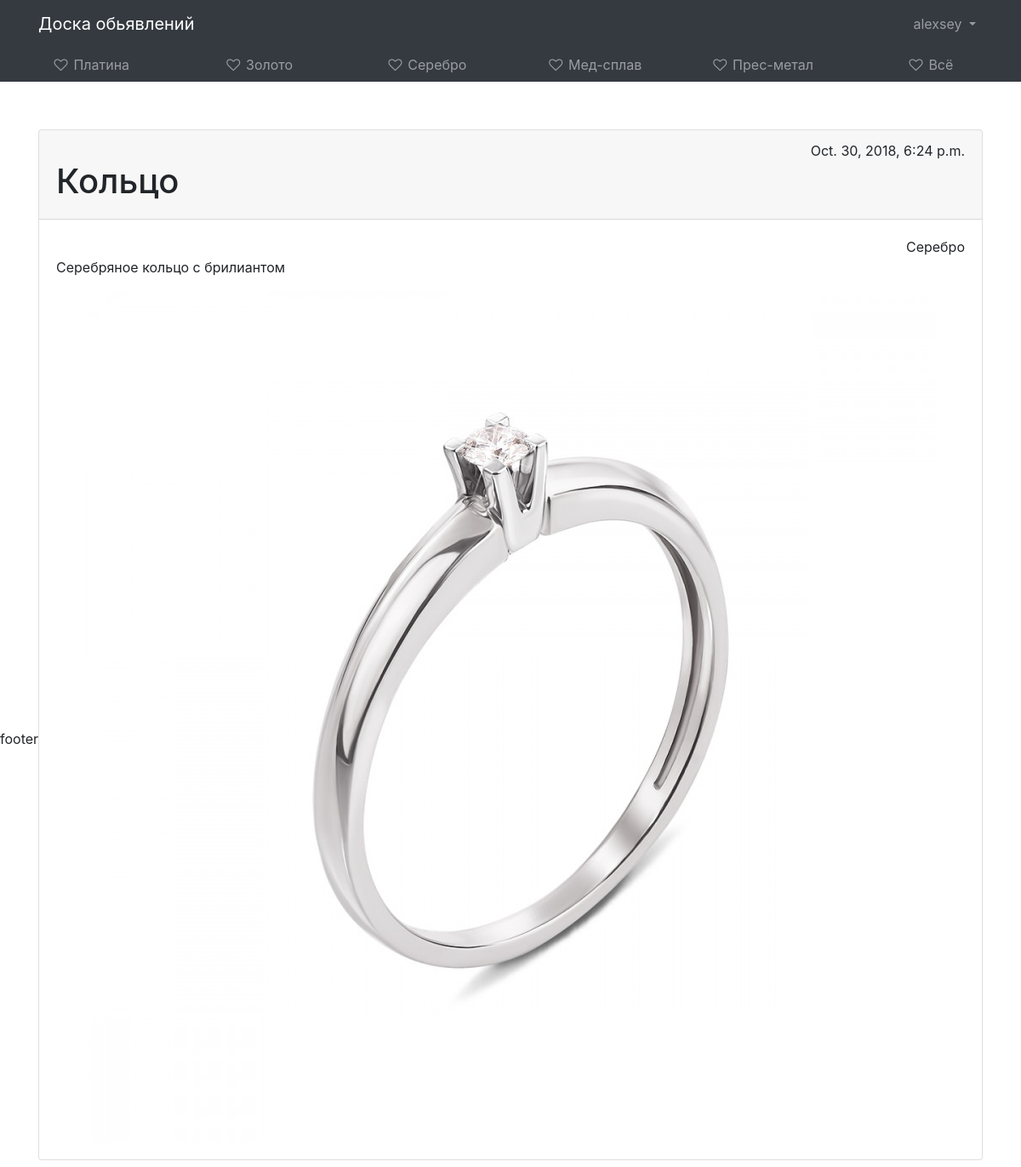
The page /detail/3 (signed in) on the database its author committed.
### core/models.py (models this page shows, shortened)
class Category(models.Model):
    category_name = models.CharField(max_length = 20, blank=False, verbose_name=u'category name')

class Product(models.Model):
    DELETED = 0
    TO_MODERETION = 1
    ACTIVE = 2
    MODERATING = (
        (DELETED, 'Deleted'),
        (TO_MODERETION, 'To moderation'),
        (ACTIVE, 'Active')
    )
    STANDART = 0
    VIP = 1
    TO_VIP = (
        (STANDART, 'Standart'),
        (VIP, 'VIP')
    )
    VIP_MODER = (
        (STANDART, 'No VIP'),
        (VIP, 'Want VIP')
    )
    product_user = models.ForeignKey(User, on_delete=models.CASCADE, verbose_name=u'user', default='')
    product_category = models.ForeignKey('Category', on_delete=models.DO_NOTHING, verbose_name=u'category', related_name='product')
    product_name = models.CharField(max_length=20, blank=False, verbose_name=u'name')
    product_image = models.ImageField(verbose_name=u'foto', default='images/No-image.jpg')
    product_info = models.TextField(verbose_name=u'info')
    product_price = models.PositiveIntegerField(verbose_name=u'price')
    product_status = models.IntegerField(choices=MODERATING, default=TO_MODERETION, verbose_name=u'status')
    product_vip = models.IntegerField(choices=TO_VIP, default=STANDART, verbose_name=u'VIP status')
    product_vip_moderation = models.IntegerField(choices=VIP_MODER, default=STANDART, verbose_name=u'VIP moderation')
    product_datatime_creation = models.DateTimeField(verbose_name=u'Created', auto_now_add=True)

### core/views.py (the view)
# urls.py: path('detail/<int:pid>', views.MyDetailView.as_view(), name='detail'),
class MyDetailView(View):
    def get(self, request, pid):
        context = {}
        context['category'] = Category.objects.all()
        context['product'] = get_object_or_404(Product, id=pid)
        return render(request, template_name='core/detail.html', context=context)

### templates/core/detail.html (shortened to what this page needs)
{% extends 'base.html' %}
{% load staticfiles %}
{% block content %}
<div class="container">
    <div class="row">
        <div class="col col-12 mt-5">
            <div class="card">
                <div class="card-header">
                    <div class="text-right">
                        <p1>{{ product.product_datatime_creation }}</p1>
                    </div>
                    <h1>{{ product.product_name }}</h1>
                </div>
                <div class="card-body">
                    <div class="text-right">
                        {{ product.product_category.category_name }}
                    </div>
                    <p>{{ product.product_info }}</p>
                    <div class="row justify-content-center">
                        <img src="{{ product.product_image.url }}" alt="..." style="max-width: 100%;">
                    </div>
                </div>
            </div>
        </div>
    </div>
</div>
{% endblock %}

### templates/base.html (shortened to what this page needs)
{% load staticfiles %}
<html lang="en">
<head>
    <link rel="stylesheet" href="https://stackpath.bootstrapcdn.com/bootstrap/4.1.3/css/bootstrap.min.css">
    <link rel="stylesheet" href="https://cdnjs.cloudflare.com/ajax/libs/font-awesome/4.7.0/css/font-awesome.css">
    <link rel="stylesheet" href="{% static '/css/style.css' %}">
</head>
<body>
{% include 'header.html' %}
{% block sidebar %}
<div class="container-fluid h-100">
    <div class="row d-flex flex-row">
        <aside class="col-1 col-md-2 col-lg-12 h-md-100 p-0 bg-dark top">
            <nav class="navbar navbar-expand navbar-dark bg-dark p-0 px-lg-2">
                <div class="collapse navbar-collapse">
                    <ul class="flex-column flex-lg-row navbar-nav w-100 justify-content-center align-items-center align-items-sm-start text-left text-lg-center">
                        {% for item in category %}
                        <li class="nav-item w-100">
                            <a class="nav-link text-truncate" href="{% url 'category' pid=item.id %}"><i class="fa fa-heart-o fa-fw"></i> <span class="d-none d-md-inline">{{ item.category_name }}</span></a>
                        </li>
                        {% endfor %}
                        <li class="nav-item w-100">
                            <a class="nav-link text-truncate" href="{% url 'all' %}"><i class="fa fa-heart-o fa-fw"></i> <span class="d-none d-md-inline">Всё</span></a>
                        </li>
                    </ul>
                </div>
            </nav>
        </aside>
        <main class="col-11 col-md-10 col-lg-12 bg-faded py-2">
            {% endblock %}
            {% block content %}{% endblock %}
        </main>
    </div>
</div>
<div>
    {% include 'footer.html' %}
</div>
</body>
</html>

### templates/header.html (shortened to what this page needs)
{% load staticfiles %}
<nav class="navbar navbar-expand-sm navbar-dark bg-dark">
    <div class="container">
        <a class="navbar-brand" href="{% url 'home' %}">Доска обьявлений</a>
        <div class="collapse navbar-collapse" id="mainMenu">
            {% if user.is_authenticated %}
            <ul class="navbar-nav ml-auto">
                <li class="nav-item dropdown">
                    <a class="nav-link dropdown-toggle" href="#" id="userMenu" data-toggle="dropdown" aria-haspopup="true" aria-expanded="false">
                        {{user.username}}
                    </a>
                </li>
            </ul>
            {% else %}
            <form class="form-inline ml-auto">
                <a href="{% url 'sign-in' %}" class="btn btn-outline-secondary">Войти</a>
                <a href="{% url 'sign-up' %}" class="btn btn-primary ml-2">Зарегистрироваться</a>
            </form>
            {% endif %}
        </div>
    </div>
</nav>

### rows shown on the page
Category: category_name "Платина"
Category: category_name "Золото"
Category: category_name "Серебро"
Category: category_name "Мед-сплав"
Category: category_name "Прес-метал"
Product: product_datatime_creation "Oct. 30, 2018, 6:24 p.m.", product_name "Кольцо", product_category.category_name "Серебро", product_info "Серебряное кольцо с брилиантом", product_image (picture)

### other values the page prints
{{ user.username }} "alexsey"
